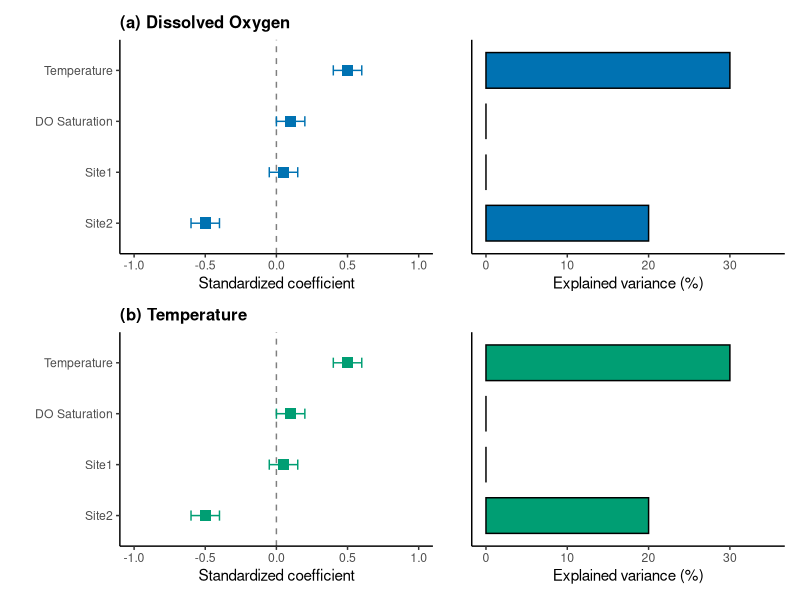

Write R code to recreate this figure.
library(tidyverse)
library(patchwork)

# 读取数据（用你真实存在的列名drop_na）
dat <- read.delim("data/dat.txt", sep = "\t", header = TRUE) %>%
  drop_na(air_mean_temp, DOmean, site)

# 你的原图模拟数据（完全不变）
site_coef <- tibble(
  predictor = factor(
    c("Temperature", "DO Saturation", "Site1", "Site2"),
    levels = c("Site2", "Site1", "DO Saturation", "Temperature")
  ),
  std_coef = c(0.5, 0.1, 0.05, -0.5),
  se = rep(0.1, 4),
  r2 = c(30, 0, 0, 20)
)

# 绘图（你的原图样式，完全不变）
p4a_coef <- ggplot(site_coef, aes(y = predictor, x = std_coef)) +
  geom_vline(xintercept = 0, linetype = "dashed", color = "gray50") +
  geom_point(shape = 15, size = 3.5, color = "#0072B2") +
  geom_errorbarh(aes(xmin = std_coef - se, xmax = std_coef + se), height = 0.2, color = "#0072B2") +
  labs(title = "(a) Dissolved Oxygen", x = "Standardized coefficient", y = "") +
  scale_x_continuous(limits = c(-1, 1), breaks = seq(-1, 1, 0.5)) +
  theme_classic() +
  theme(plot.title = element_text(hjust = 0, size = 12, face = "bold"))

p4a_r2 <- ggplot(site_coef, aes(y = predictor, x = r2)) +
  geom_col(fill = "#0072B2", color = "black", width = 0.7) +
  labs(x = "Explained variance (%)", y = "") +
  scale_x_continuous(limits = c(0, 35), breaks = seq(0, 35, 10)) +
  theme_classic() +
  theme(axis.text.y = element_blank(), axis.ticks.y = element_blank())

p4b_coef <- ggplot(site_coef, aes(y = predictor, x = std_coef)) +
  geom_vline(xintercept = 0, linetype = "dashed", color = "gray50") +
  geom_point(shape = 15, size = 3.5, color = "#009E73") +
  geom_errorbarh(aes(xmin = std_coef - se, xmax = std_coef + se), height = 0.2, color = "#009E73") +
  labs(title = "(b) Temperature", x = "Standardized coefficient", y = "") +
  scale_x_continuous(limits = c(-1, 1), breaks = seq(-1, 1, 0.5)) +
  theme_classic() +
  theme(plot.title = element_text(hjust = 0, size = 12, face = "bold"))

p4b_r2 <- ggplot(site_coef, aes(y = predictor, x = r2)) +
  geom_col(fill = "#009E73", color = "black", width = 0.7) +
  labs(x = "Explained variance (%)", y = "") +
  scale_x_continuous(limits = c(0, 35), breaks = seq(0, 35, 10)) +
  theme_classic() +
  theme(axis.text.y = element_blank(), axis.ticks.y = element_blank())

# 拼接和保存（和你的原图完全一致）
final_fig4 <- (p4a_coef + p4a_r2) / (p4b_coef + p4b_r2) + plot_layout(widths = c(2, 1))
ggsave("D:/DATA/output/Figure4_Final.png", plot = final_fig4, width = 10, height = 10, dpi = 300, bg = "white")
